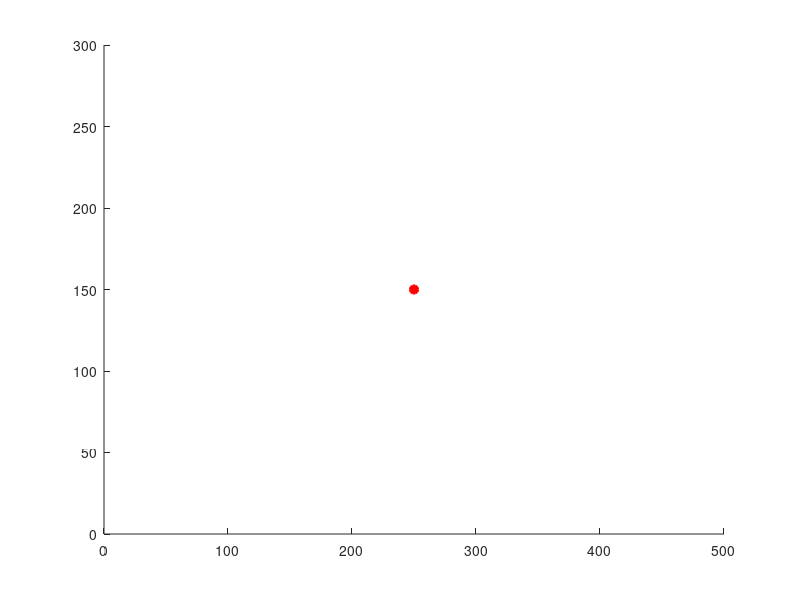

MATLAB code to generate this figure: (Note: this script raises an error after producing the figure.)
% June 21, 2017 - Travis Bartholome
% Taking a break from robot interaction to try to design a simple game that
%   could familiarize students with the programming concepts we're trying
%   to use for robot control.

function PongGame()
    close all;
    
    % Define canvas size
    canvasWidth = 500;
    canvasHeight = 300;
    
    % Game variables
    fieldMargin = 10;
    playerX = 0 + fieldMargin;
    playerY = canvasHeight/2;
    cpuX = canvasWidth - fieldMargin;
    cpuY = canvasHeight/2;
    paddleLength = 50;
    ballX = canvasWidth/2;
    ballY = canvasHeight/2;
    ballSpeedX = 0; % Note: these initial speeds will have to change.
    ballSpeedY = 0;

    % Set up the figure window
    gameFigure = figure('KeyPressFcn', @KeyPressCb, ...
        'KeyReleaseFcn', @KeyReleaseCb);
    axis([0 canvasWidth 0 canvasHeight]);
    
    % Functions
    function UpdateGame()
        % Update game state
        % ***(Some stuff here, ball and CPU paddle movement.)***
        
        % Update the plot
        hold on;
        % Plot the ball
        plot(canvasWidth/2, canvasHeight/2, 'ko', ...
            'MarkerFaceColor', 'r', 'LineWidth', 1.5, 'Color', 'r');
        % Player's paddle
        fplot(@(t) t.*0 + playerX, @(t) t.*1, ...
            [playerY - paddleLength/2, playerY + paddleLength/2], ...
            'LineWidth', 3, 'Color', 'k');
        % Computer's paddle
        fplot(@(t) t.*0 + cpuX, @(t) t.*1, ...
            [cpuY - paddleLength/2, cpuY + paddleLength/2], ...
            'LineWidth', 3, 'Color', 'k');
        % Note: this is just a way to use fplot for vertical lines.
    end
    
    function KeyPressCb(~, data)
        switch data.Key
            % Handle keypresses
        end
    end

    function KeyReleaseCb(~, data)
        % Do I really even want a KeyRelease listener for this game?
        disp(data.Key); % Temporary.
    end

    % Start game
    UpdateGame();
end